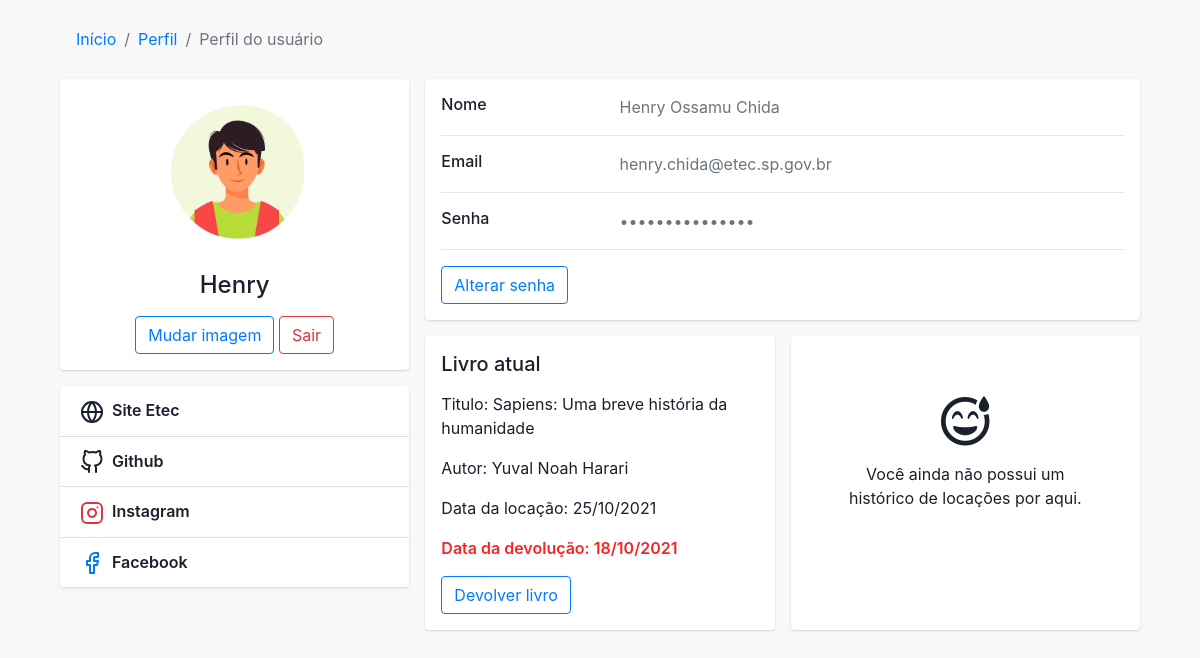
/Programação/perfil.php (signed in), run on the app's committed database.
### tables this page shows
CREATE TABLE `livro` (
  `cod_livro` int(11) NOT NULL,
  `titulo` varchar(255) NOT NULL,
  `autor` varchar(255) NOT NULL,
  `descricao` varchar(1000) NOT NULL,
  `categoria` varchar(50) NOT NULL,
  `imagem` varchar(255) NOT NULL
);

CREATE TABLE `locacao` (
  `cod_locacao` int(11) NOT NULL,
  `rm` int(11) NOT NULL,
  `cod_livro` int(11) NOT NULL,
  `data_locacao` date NOT NULL,
  `data_devolucao` date NOT NULL,
  `devolvido` tinyint(1) NOT NULL,
  `modal` tinyint(1) NOT NULL
);

### Programação/perfil.php (the view, shortened to what this page needs)
<!DOCTYPE html>
<html lang="pt-br">
<?php
  if (isset($_SESSION['aluno_rm']) && isset($_SESSION['aluno_email'])) {
    $conexao = mysqli_connect("localhost","root","","biblioteca") or die ("erro!");
    $rm = $_SESSION['aluno_rm'];
    $nome = $_SESSION['aluno_nome'];
    $primeiro_nome = explode(' ',trim($nome));
    $sql_imagem_perfil = "select * from aluno where rm = '$rm';";
    $consulta_imagem_perfil = mysqli_query($conexao, $sql_imagem_perfil);
    $reg_imagem_perfil = mysqli_fetch_array($consulta_imagem_perfil);
    if($reg_imagem_perfil == 0){
    } else {
      $img_perfil = $reg_imagem_perfil["imagem"];
    }
    $sql_aluno = "select * from locacao where rm = '$rm' and devolvido = 0;";
    $consulta_aluno = mysqli_query($conexao, $sql_aluno);
    $reg_aluno = mysqli_fetch_array($consulta_aluno);
    if($reg_aluno == 0)
    {
    } else {
    $cod_livro = $reg_aluno["cod_livro"];
    $data_locacao = $reg_aluno["data_locacao"];
    $data_devolucao = $reg_aluno["data_devolucao"];
    }
?>
<head>
  <link rel="stylesheet" href="https://stackpath.bootstrapcdn.com/bootstrap/4.4.1/css/bootstrap.min.css"
>
  <link rel="stylesheet" href="https://use.fontawesome.com/releases/v5.15.4/css/all.css"
>
  <link rel="stylesheet" href="styles/style-perfil.css">
</head>
<body>
  <div class="container">
    <div class="main-body">
      <nav aria-label="breadcrumb" class="main-breadcrumb">
        <ol class="breadcrumb">
          <li class="breadcrumb-item"><a href="index.php">Início</a></li>
          <li class="breadcrumb-item"><a href="javascript:void(0)">Perfil</a></li>
          <li class="breadcrumb-item active" aria-current="page">Perfil do usuário</li>
        </ol>
      </nav>
      <div class="row gutters-sm">
        <div class="col-md-4 mb-3">
          <div class="card">
            <div class="card-body">
              <div class="d-flex flex-column align-items-center text-center">
                <img src="imagens/perfil/<?php echo "$img_perfil.jpg";?>" alt="Admin" class="rounded-circle"
                  width="160">
                <div class="mt-3">
                  <h4><?php echo $primeiro_nome[0]; ?></h4>
                  <button class="btn btn-outline-primary" onclick="window.location.href='altimg.php'">Mudar
                    imagem</button>
                  <button class="btn btn-outline-danger" onclick="window.location.href='logout.php'">Sair</button>
                </div>
              </div>
            </div>
          </div>
          <div class="card mt-3">
            <ul class="list-group list-group-flush">
              <li class="list-group-item d-flex justify-content-between align-items-center flex-wrap">
                <a href="http://www.etecbauru.com.br/" style="font-weight: 600;"
                  class="mb-0 text-reset text-decoration-none" target="_blank">
                  Site Etec</a>
              </li>
              <li class="list-group-item d-flex justify-content-between align-items-center flex-wrap">
                <a href="https://github.com/JoaoVictorFernandesSouza/TCC-ELM" style="font-weight: 600;"
                  class="mb-0 text-reset text-decoration-none" target="_blank">
                  Github</a>
              </li>
              <li class="list-group-item d-flex justify-content-between align-items-center flex-wrap">
                <a href="https://www.instagram.com/etecbauru.com.br/" style="font-weight: 600;"
                  class="mb-0 text-reset text-decoration-none" target="_blank">
                  Instagram</a>
              </li>
              <li class="list-group-item d-flex justify-content-between align-items-center flex-wrap">
                <a href="https://www.facebook.com/etecrabauru" style="font-weight: 600;"
                  class="mb-0 text-reset text-decoration-none" target="_blank">
                  Facebook</a>
              </li>
            </ul>
          </div>
        </div>
        <div class="col-md-8">
          <div class="card mb-3">
            <div class="card-body">
              <div class="row">
                <div class="col-sm-3">
                  <h6 class="mb-0">Nome</h6>
                </div>
                <div class="col-sm-9 text-secondary">
                  <?=$_SESSION['aluno_nome']?>
                </div>
              </div>
              <hr>
              <div class="row">
                <div class="col-sm-3">
                  <h6 class="mb-0">Email</h6>
                </div>
                <div class="col-sm-9 text-secondary">
                  <?=$_SESSION['aluno_email']?>
                </div>
              </div>
              <hr>
              <div class="row">
                <div class="col-sm-3">
                  <h6 class="mb-0">Senha</h6>
                </div>
                <div class="col-sm-9 text-secondary">
                  •••••••••••••••
                </div>
              </div>
              <hr>
              <div class="row">
                <div class="col-sm-12">
                  <a class="btn btn-outline-primary" href="alterar_senha.php">Alterar senha</a>
                </div>
              </div>
            </div>
          </div>
          <div class="row gutters-sm">
            <div class="col-sm-6 mb-3">
              <div class="card h-100">
                <div class="card-body">
                  <?php if($reg_aluno != 0){ ?>
                  <h5 class="d-flex align-items-center mb-3">Livro atual</h5>
                  <?php
                    $sql_livro = "select * from livro where cod_livro = '$cod_livro'";
                    $consulta_livro = mysqli_query($conexao, $sql_livro);
                    $reg_livro = mysqli_fetch_array($consulta_livro);
                    if($reg_livro == 0)
                    {
                    } else {
                        $titulo = $reg_livro["titulo"];
                        $autor = $reg_livro["autor"];
                    }
                   ?>
                  <p>Titulo: <?php echo $titulo ?></p>
                  <p>Autor: <?php echo $autor ?></p>
                  <p>Data da locação: <?php echo date("d/m/Y", strtotime($data_locacao)) ?></p>
                  <p <?php if($data_devolucao < $data_locacao) { ?> style="color: #f72525; font-weight: 600;" <?php } ?> >Data da devolução: <?php echo date("d/m/Y", strtotime($data_devolucao)) ?></p>
                  <form action="scripts/script_devolucao.php" method="post">
                    <input type="submit" class="btn btn-outline-primary" name="devolver" value="Devolver livro" />
                  </form>
                  <?php } ?>
                </div>
              </div>
            </div>
            <div class="col-sm-6 mb-3">
              <div class="card h-100">
                <div class="card-body">
                  <?php
                      $sql_locacao = "select * from locacao where rm = $rm and devolvido = 1 order by cod_locacao DESC LIMIT 1;";
                      $consulta_locacao = mysqli_query($conexao, $sql_locacao);
                      $reg_locacao = mysqli_fetch_array($consulta_locacao);
                      if($reg_locacao != 0){
                          $cod_ult_locacao = $reg_locacao["cod_locacao"];
                          $cod_ult_livro = $reg_locacao["cod_livro"];
                          $data_ult_locacao = $reg_locacao["data_locacao"];
                          $data_ult_devolucao = $reg_locacao["data_devolucao"];
                          $sql_livro_locacao = "select * from livro where cod_livro = '$cod_ult_livro'";
                          $consulta_livro_locacao = mysqli_query($conexao, $sql_livro_locacao);
                          $reg_livro_locacao = mysqli_fetch_array($consulta_livro_locacao);
                          if($reg_livro_locacao == 0){
                        } else {
                          $titulo_locacao = $reg_livro_locacao["titulo"];
                          $autor_locacao = $reg_livro_locacao["autor"];
                          ?>
                  <h5 class="d-flex align-items-center mb-3">Último livro locado</h5>
                  <p>Titulo: <?php echo $titulo_locacao ?></p>
                  <p>Autor: <?php echo $autor_locacao ?></p>
                  <p>Data da locação: <?php echo date("d/m/Y", strtotime($data_ult_locacao)) ?></p>
                  <p>Data da devolução: <?php echo date("d/m/Y", strtotime($data_ult_devolucao)) ?></p>
                  <?php
                      }
                  } else {
                  ?>
                  <div class="sem-livro">
                    <center>
                      <p><i style="font-size: 50px;" class="far fa-grin-beam-sweat"></i></p>
                      <p>Você ainda não possui um histórico de locações por aqui.</p>
                    </center>
                  </div>
                  <?php } ?>
                </div>
              </div>
            </div>
          </div>
        </div>
      </div>
    </div>
  </div>
</body>
</html>
<?php
} else {
   header("Location: login.php");
}
 ?>

### Programação/styles/style-perfil.css (style rules this page uses)
body { color: #1a202c; text-align: left; background-color: #f8f8f8; }
.main-body { padding: 15px; }
.card { box-shadow: 0 1px 3px 0 rgba(0, 0, 0, .1), 0 1px 2px 0 rgba(0, 0, 0, .06); }
.card { position: relative; display: flex; flex-direction: column; min-width: 0; word-wrap: break-word; background-color: #fff; background-clip: border-box; border: 0 solid rgba(0, 0, 0, .125); border-radius: .25rem; }
.card-body { flex: 1 1 auto; min-height: 1px; padding: 1rem; }
.gutters-sm { margin-right: -8px; margin-left: -8px; }
.gutters-sm>.col, .gutters-sm>[class*=col-] { padding-right: 8px; padding-left: 8px; }
.mb-3, .my-3 { margin-bottom: 1rem !important; }
.h-100 { height: 100% !important; }

### Programação/perfil.php (style rules this page uses)
body { margin-top: 0px; }
.sem-livro { display: flex; flex-direction: column; flex-wrap: wrap; align-content: center; justify-content: center; align-items: center; }
@media screen and (min-width: 575px) { .sem-livro { position: block; margin-top: 14%; margin-bottom: 14%; left: 50%; padding: 0 40px; } }
.breadcrumb { background-color: #f8f8f8; }

### data on the page
livro: titulo "Sapiens: Uma breve história da humanidade", autor "Yuval Noah Harari"
locacao: data_locacao "25/10/2021", data_devolucao "18/10/2021"

### other printed values
$primeiro_nome[0] "Henry"
$_SESSION['aluno_nome'] "Henry Ossamu Chida"
$_SESSION['aluno_email'] "henry.chida@etec.sp.gov.br"
